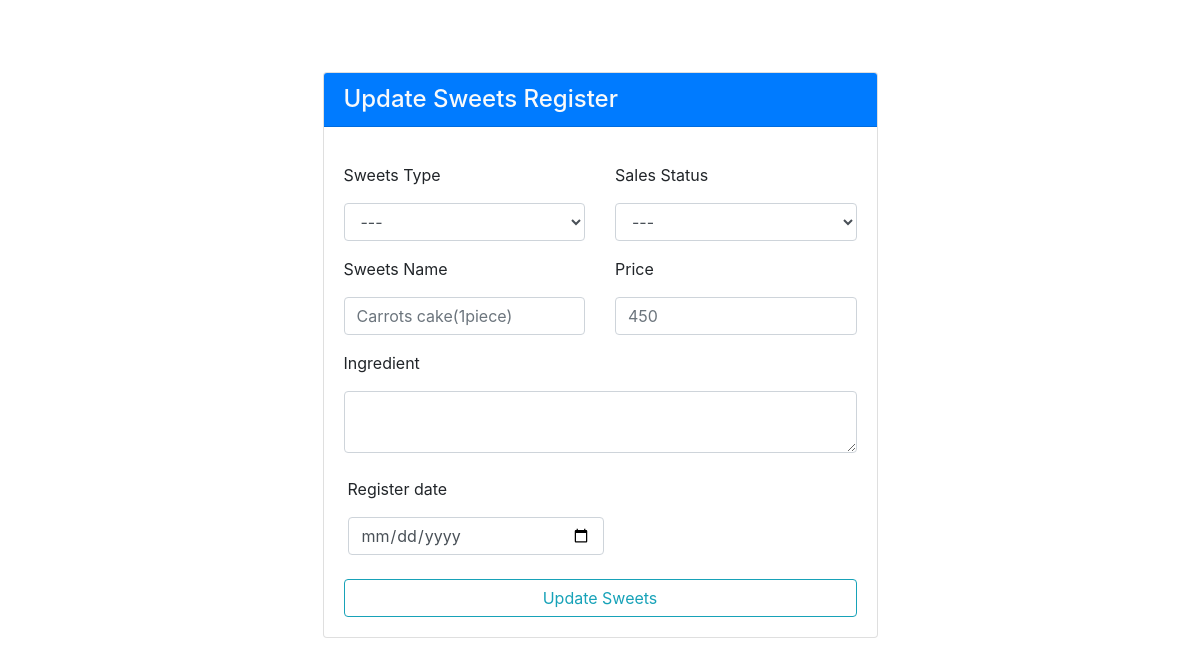
Screenshot of /update_sweets.php?sw_id=1 with the database file from the repository.
### tables this page shows
CREATE TABLE `sweets_list` (
  `sw_id` int(11) NOT NULL,
  `sw_type` varchar(100) NOT NULL,
  `sw_name` varchar(100) NOT NULL,
  `sw_price` varchar(100) NOT NULL,
  `sw_ingre` varchar(100) NOT NULL,
  `sw_regiday` date NOT NULL,
  `sw_status` varchar(100) NOT NULL
);

### classes/Database.php (called while the page is built, shortened)
<?php
class Database{
    private $servername = 'localhost';
    private $username = 'root';
    private $password = 'root';
    private $database_name = 'sweets_db';
    function __construct()
    {
        $this->conn = new mysqli($this->servername,$this->username,$this->password,$this->database_name);
        if($this->conn == TRUE){
            return $this->conn;
        }else{
            return FALSE;
        }
    }
}
?>

### admin_data.php (called while the page is built, shortened)
<?php
include 'classes/Sweets_order.php';
$sweetsobj = new Sweets;
?>

### classes/Sweets_order.php (called while the page is built, shortened)
<?php
include 'Database.php';
class Sweets extends Database{
        function display_one_sweets($sw_id){
            $sql = "SELECT * FROM sweets_list WHERE sw_id = '$sw_id'";
            $result = $this->conn->query($sql);
            if($result->num_rows == 1){
                return $result->fetch_assoc();
            }else{
                echo "NO DATA RETRIEVED";
            }
        }
  }
?>

### update_sweets.php (the view, shortened to what this page needs)
<?php include 'admin_data.php';
$sw_id = $_GET['sw_id'];
$sweets_data = $sweetsobj->display_one_sweets($sw_id);
?>
<!doctype html>
<html lang="en">
  <head>
    <link rel="stylesheet" href="https://stackpath.bootstrapcdn.com/bootstrap/4.3.1/css/bootstrap.min.css">
  </head>
  <body>
  <div class="container">
     <div class="card mx-auto w-50 mt-5 mb-5">
         <h4 class="card-header bg-primary text-light">
         Update Sweets Register
         </h4>
         <div class="card-body">
         <form action="admin_data.php" method="post">
         <div class="row">
         <div class="col-6">
            <p class="mt-3">Sweets Type</p>
            <select name="sw_type" class="form-control" placeholder="<?php echo $sweets_data['sw_type'] ?>" mt-3 id="">
                  <option value="#">---</option>
               </select>
               </div>
            <div class="col-6">
            <p class="mt-3">Sales Status</p>
            <select name="sw_status" class="form-control mt-3" placeholder="<?php echo $sweets_data['sw_status'] ?>" id="">
            <option value="#">---</option>
               </select>
          </div>
          </div>
          <div class="row">
          <div class="col-6">
          <p class="mt-3">Sweets Name</p>
               <input type="text" name="sw_name" placeholder="<?php echo $sweets_data['sw_name'] ?>" class="form-control mt-3">
          </div>
          <div class="col-6">
            <p class="mt-3">Price</p>
               <input type="text" name="sw_price" class="form-control mt-3" placeholder="<?php echo $sweets_data['sw_price'] ?>">
        </div>
          </div>
         <div class="row mx-auto">
         <p class="mt-3">Ingredient</p>
         <textarea name="sw_ingre" class="form-control mx-auto" placeholder="<?php echo $sweets_data['sw_ingre'] ?>">
         </textarea>
         </div>
         <br>
        <div class="row ml-1 w-50">
            <p class="">Register date</p>
               <input type="date" name="sw_regiday" class="form-control" placeholder="<?php echo $sweets_data['sw_regiday'] ?>">
       </div>
         <div class="row mx-auto">
       <button type="submit" name="update_sweets" class="btn btn-outline-info btn-block mt-4" >Update Sweets</button>
       </div>
       </form>
         </div>
         </div>
         </div>
  </body>
</html>

### rows the page displays
sweets_list: sw_type "---", sw_status "---", sw_name "Carrots cake(1piece)", sw_price "450"
